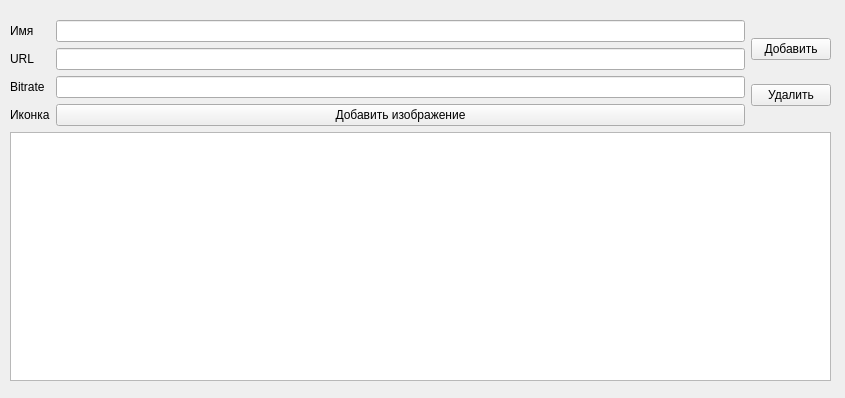
<?xml version="1.0" encoding="UTF-8"?>
<ui version="4.0">
 <class>Form</class>
 <widget class="QWidget" name="Form">
  <property name="geometry">
   <rect>
    <x>0</x>
    <y>0</y>
    <width>845</width>
    <height>398</height>
   </rect>
  </property>
  <property name="minimumSize">
   <size>
    <width>700</width>
    <height>398</height>
   </size>
  </property>
  <property name="maximumSize">
   <size>
    <width>845</width>
    <height>398</height>
   </size>
  </property>
  <property name="windowTitle">
   <string>Playlist Editor</string>
  </property>
  <widget class="QWidget" name="verticalLayoutWidget">
   <property name="geometry">
    <rect>
     <x>10</x>
     <y>20</y>
     <width>821</width>
     <height>361</height>
    </rect>
   </property>
   <layout class="QVBoxLayout" name="verticalLayout">
    <property name="sizeConstraint">
     <enum>QLayout::SetMinAndMaxSize</enum>
    </property>
    <item>
     <layout class="QHBoxLayout" name="horizontalLayout_2">
      <property name="sizeConstraint">
       <enum>QLayout::SetMaximumSize</enum>
      </property>
      <item>
       <layout class="QFormLayout" name="formLayout">
        <property name="sizeConstraint">
         <enum>QLayout::SetMaximumSize</enum>
        </property>
        <item row="0" column="0">
         <widget class="QLabel" name="labelName">
          <property name="text">
           <string>Имя</string>
          </property>
         </widget>
        </item>
        <item row="0" column="1">
         <widget class="QLineEdit" name="lineEditName"/>
        </item>
        <item row="1" column="0">
         <widget class="QLabel" name="labelURL">
          <property name="text">
           <string>URL</string>
          </property>
         </widget>
        </item>
        <item row="1" column="1">
         <widget class="QLineEdit" name="lineEditURL"/>
        </item>
        <item row="2" column="0">
         <widget class="QLabel" name="labelBitrate">
          <property name="text">
           <string>Bitrate</string>
          </property>
         </widget>
        </item>
        <item row="2" column="1">
         <widget class="QLineEdit" name="lineEditBitrate"/>
        </item>
        <item row="3" column="0">
         <widget class="QLabel" name="labelImage">
          <property name="text">
           <string>Иконка</string>
          </property>
         </widget>
        </item>
        <item row="3" column="1">
         <widget class="QPushButton" name="pushButtonAddImage">
          <property name="text">
           <string>Добавить изображение</string>
          </property>
         </widget>
        </item>
       </layout>
      </item>
      <item>
       <layout class="QVBoxLayout" name="verticalLayout_3">
        <item>
         <widget class="QPushButton" name="pushButtonAdd">
          <property name="text">
           <string>Добавить</string>
          </property>
         </widget>
        </item>
        <item>
         <widget class="QPushButton" name="pushButtonDelete">
          <property name="text">
           <string>Удалить</string>
          </property>
         </widget>
        </item>
       </layout>
      </item>
     </layout>
    </item>
    <item>
     <widget class="QTableWidget" name="tableWidget">
      <property name="sortingEnabled">
       <bool>false</bool>
      </property>
     </widget>
    </item>
   </layout>
  </widget>
 </widget>
 <resources/>
 <connections/>
</ui>
